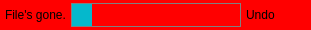
    <widget class="QFrame" name="TrashFrame">
     <property name="minimumSize">
      <size>
       <width>0</width>
       <height>30</height>
      </size>
     </property>
     <property name="maximumSize">
      <size>
       <width>16777215</width>
       <height>30</height>
      </size>
     </property>
     <property name="styleSheet">
      <string notr="true">QWidget{
background-color: rgb(255, 0, 0);
border: 1px rgb(255, 0, 0);
}</string>
     </property>
     <property name="frameShape">
      <enum>QFrame::NoFrame</enum>
     </property>
     <property name="frameShadow">
      <enum>QFrame::Raised</enum>
     </property>
     <property name="lineWidth">
      <number>0</number>
     </property>
     <layout class="QHBoxLayout" name="horizontalLayout">
      <property name="spacing">
       <number>5</number>
      </property>
      <property name="leftMargin">
       <number>5</number>
      </property>
      <property name="topMargin">
       <number>0</number>
      </property>
      <property name="rightMargin">
       <number>5</number>
      </property>
      <property name="bottomMargin">
       <number>0</number>
      </property>
      <item>
       <widget class="QLabel" name="label">
        <property name="sizePolicy">
         <sizepolicy hsizetype="Expanding" vsizetype="Preferred">
          <horstretch>0</horstretch>
          <verstretch>0</verstretch>
         </sizepolicy>
        </property>
        <property name="text">
         <string>File's gone.</string>
        </property>
       </widget>
      </item>
      <item>
       <widget class="QProgressBar" name="TrashFT">
        <property name="styleSheet">
         <string notr="true">QProgressBar {
    border: 1px solid grey;
    border-radius: 0px;
}

QProgressBar::chunk {
    background-color: #05B8CC;
    width: 20px;
}</string>
        </property>
        <property name="maximum">
         <number>1000</number>
        </property>
        <property name="value">
         <number>16</number>
        </property>
        <property name="textVisible">
         <bool>false</bool>
        </property>
       </widget>
      </item>
      <item>
       <widget class="QPushButton" name="undoTrash">
        <property name="minimumSize">
         <size>
          <width>26</width>
          <height>26</height>
         </size>
        </property>
        <property name="styleSheet">
         <string notr="true">QPushButton{
Text-align:left
}
QPushButton:pressed{
background-color:rgb(48, 140, 198); 
}

QPushButton:hover {
background-color: rgb(48, 140, 198);
}</string>
        </property>
        <property name="text">
         <string>Undo</string>
        </property>
        <property name="icon">
         <iconset theme="edit-undo">
          <normaloff>../../New Folder/Backup/Desktop/thefile-master (copy 1)</normaloff>../../New Folder/Backup/Desktop/thefile-master (copy 1)</iconset>
        </property>
        <property name="iconSize">
         <size>
          <width>18</width>
          <height>18</height>
         </size>
        </property>
        <property name="shortcut">
         <string>Ctrl+Z</string>
        </property>
        <property name="flat">
         <bool>true</bool>
        </property>
       </widget>
      </item>
      <item>
       <widget class="QPushButton" name="closeTF">
        <property name="minimumSize">
         <size>
          <width>26</width>
          <height>26</height>
         </size>
        </property>
        <property name="maximumSize">
         <size>
          <width>26</width>
          <height>26</height>
         </size>
        </property>
        <property name="text">
         <string/>
        </property>
        <property name="icon">
         <iconset resource="../icons.qrc">
          <normaloff>:/icons/close_b.svg</normaloff>:/icons/close_b.svg</iconset>
        </property>
        <property name="iconSize">
         <size>
          <width>18</width>
          <height>18</height>
         </size>
        </property>
        <property name="flat">
         <bool>true</bool>
        </property>
       </widget>
      </item>
     </layout>
    </widget>
